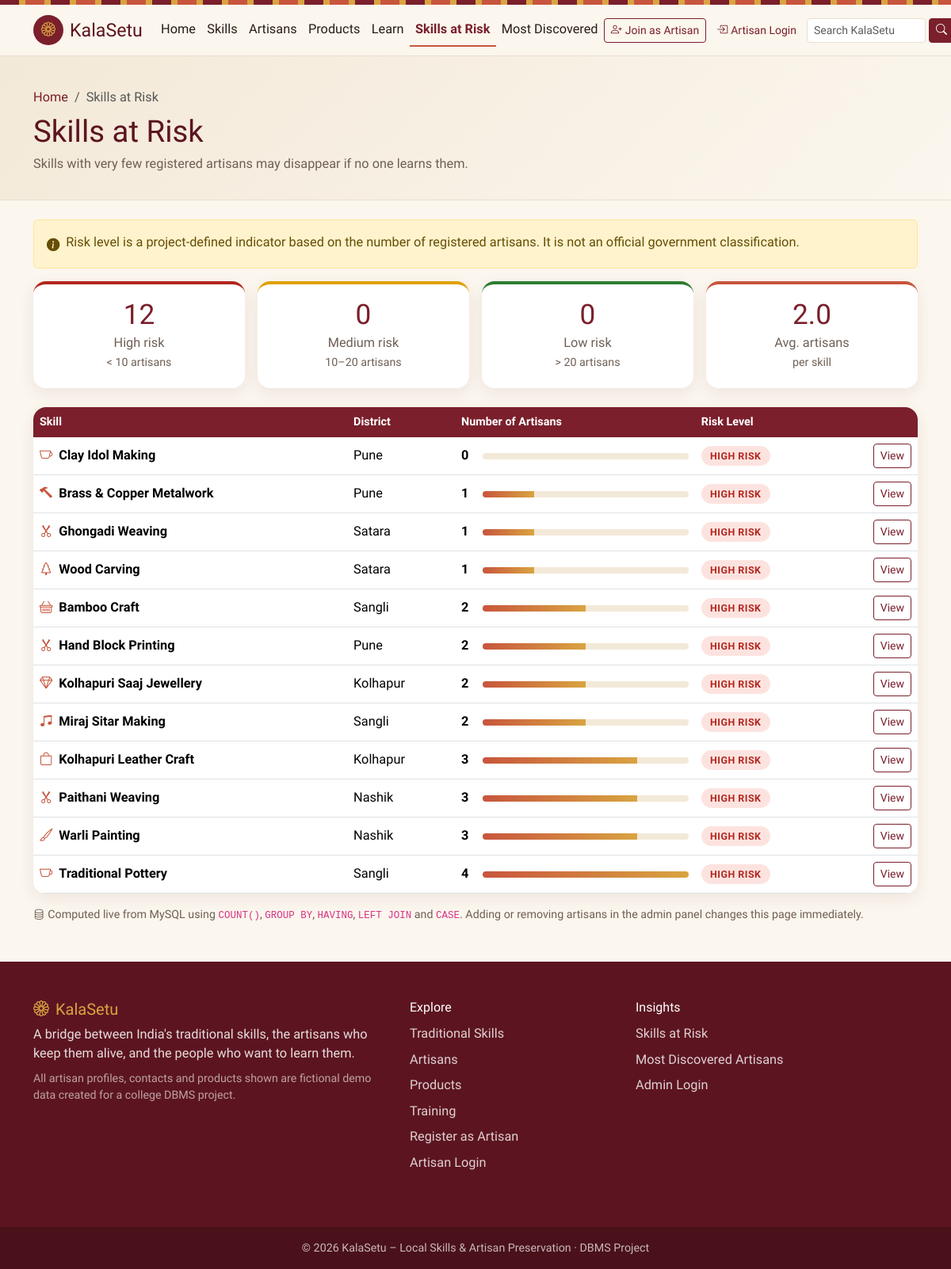
Screenshot of /at_risk.php with the database file from the repository.
### tables this page shows
CREATE TABLE skills (
    skill_id    INT PRIMARY KEY AUTO_INCREMENT,
    district_id INT NOT NULL,
    skill_name  VARCHAR(150) NOT NULL,
    category    VARCHAR(100) NOT NULL,
    description TEXT,
    CONSTRAINT fk_skill_district FOREIGN KEY (district_id)
        REFERENCES districts(district_id)
        ON UPDATE CASCADE ON DELETE RESTRICT
);

CREATE TABLE districts (
    district_id   INT PRIMARY KEY AUTO_INCREMENT,
    district_name VARCHAR(100) NOT NULL,
    state         VARCHAR(100) NOT NULL
);

### includes/functions.php (called while the page is built, shortened)
<?php
function e($value): string
{
    return htmlspecialchars((string) $value, ENT_QUOTES, 'UTF-8');
}
function risk_level(int $count): array
{
    if ($count < 10) {
        return ['label' => 'HIGH RISK', 'class' => 'risk-high'];
    }
    return ['label' => 'LOW RISK', 'class' => 'risk-low'];
}
function category_icon(?string $category): string
{
    $map = [
        'Pottery'             => 'bi-cup',
        'Craft'               => 'bi-basket',
        'Leather'             => 'bi-bag',
        'Jewellery'           => 'bi-gem',
        'Folk Art'            => 'bi-brush',
        'Textile'             => 'bi-scissors',
        'Woodwork'            => 'bi-tree',
        'Metal Craft'         => 'bi-hammer',
        'Musical Instruments' => 'bi-music-note-beamed',
    ];
    return $map[$category] ?? 'bi-palette';
}

### at_risk.php (the view, shortened to what this page needs)
<?php
require 'config/database.php';
require 'includes/functions.php';
$skills = $pdo->query("
    SELECT s.skill_id, s.skill_name, s.category, d.district_name,
           COUNT(a.artisan_id) AS artisan_count,
           CASE
               WHEN COUNT(a.artisan_id) < 10  THEN 'HIGH'
               WHEN COUNT(a.artisan_id) <= 20 THEN 'MEDIUM'
               ELSE 'LOW'
           END AS risk
    FROM skills s
    INNER JOIN districts d ON s.district_id = d.district_id
    LEFT JOIN artisans a   ON a.skill_id = s.skill_id
    GROUP BY s.skill_id, s.skill_name, s.category, d.district_name
    ORDER BY artisan_count ASC, s.skill_name
")->fetchAll();
$highRiskCount = (int) $pdo->query("
    SELECT COUNT(*) FROM (
        SELECT s.skill_id
        FROM skills s
        LEFT JOIN artisans a ON a.skill_id = s.skill_id
        GROUP BY s.skill_id
        HAVING COUNT(a.artisan_id) < 10
    ) AS high_risk_skills
")->fetchColumn();
$avgPerSkill = (float) $pdo->query("
    SELECT AVG(cnt) FROM (
        SELECT COUNT(a.artisan_id) AS cnt
        FROM skills s LEFT JOIN artisans a ON a.skill_id = s.skill_id
        GROUP BY s.skill_id
    ) AS per_skill
")->fetchColumn();
$summary = ['HIGH' => 0, 'MEDIUM' => 0, 'LOW' => 0];
foreach ($skills as $s) {
    $summary[$s['risk']]++;
}
$maxCount = max(1, ...array_map('intval', array_column($skills, 'artisan_count') ?: [1]));
include 'includes/header.php';
?>
<section class="page-header">
    <div class="container">
        <nav aria-label="breadcrumb"><ol class="breadcrumb mb-2"><li class="breadcrumb-item"><a href="index.php">Home</a></li><li class="breadcrumb-item active" aria-current="page">Skills at Risk</li></ol></nav>
        <h1>Skills at Risk</h1>
        <p class="text-muted-ks mb-0">Skills with very few registered artisans may disappear if no one learns them.</p>
    </div>
</section>
<div class="container mt-4">
    <div class="alert alert-warning d-flex" role="note">
        <i class="bi bi-info-circle-fill me-2 mt-1"></i>
        <div>Risk level is a project-defined indicator based on the number of registered artisans. It is not an official government classification.</div>
    </div>
    <div class="row g-3 mb-4">
        <div class="col-6 col-md-3"><div class="stat-card" style="border-top-color:#b3261e"><div class="stat-num"><?= $highRiskCount ?></div><div class="stat-label">High risk<br><small>&lt; 10 artisans</small></div></div></div>
        <div class="col-6 col-md-3"><div class="stat-card" style="border-top-color:#e0a100"><div class="stat-num"><?= $summary['MEDIUM'] ?></div><div class="stat-label">Medium risk<br><small>10–20 artisans</small></div></div></div>
        <div class="col-6 col-md-3"><div class="stat-card" style="border-top-color:#2e7d32"><div class="stat-num"><?= $summary['LOW'] ?></div><div class="stat-label">Low risk<br><small>&gt; 20 artisans</small></div></div></div>
        <div class="col-6 col-md-3"><div class="stat-card"><div class="stat-num"><?= number_format($avgPerSkill, 1) ?></div><div class="stat-label">Avg. artisans<br><small>per skill</small></div></div></div>
    </div>
    <div class="ks-table table-responsive">
        <table class="table table-hover align-middle">
            <thead>
                <tr><th>Skill</th><th>District</th><th style="min-width:180px">Number of Artisans</th><th>Risk Level</th><th></th></tr>
            </thead>
            <tbody>
            <?php foreach ($skills as $s): $r = risk_level((int) $s['artisan_count']); ?>
                <tr>
                    <td><i class="bi <?= category_icon($s['category']) ?> text-terracotta me-2"></i><strong><?= e($s['skill_name']) ?></strong></td>
                    <td><?= e($s['district_name']) ?></td>
                    <td>
                        <div class="d-flex align-items-center gap-2">
                            <span class="fw-bold" style="min-width:2ch"><?= (int) $s['artisan_count'] ?></span>
                            <div class="risk-bar flex-grow-1"><span style="width:<?= round($s['artisan_count'] / $maxCount * 100) ?>%"></span></div>
                        </div>
                    </td>
                    <td><span class="risk-pill <?= $r['class'] ?>"><?= $r['label'] ?></span></td>
                    <td class="text-end"><a href="skill_details.php?id=<?= (int) $s['skill_id'] ?>" class="btn btn-sm btn-outline-maroon">View</a></td>
                </tr>
            <?php endforeach; ?>
            </tbody>
        </table>
    </div>
    <p class="small text-muted-ks mt-3 mb-0"><i class="bi bi-database me-1"></i>Computed live from MySQL using <code>COUNT()</code>, <code>GROUP BY</code>, <code>HAVING</code>, <code>LEFT JOIN</code> and <code>CASE</code>. Adding or removing artisans in the admin panel changes this page immediately.</p>
</div>
<?php include 'includes/footer.php'; ?>

### assets/css/style.css (style rules this page uses)
:root { --ks-cream: #fbf6ee; --ks-cream-dark: #f3e9d8; --ks-maroon: #7a1f2b; --ks-maroon-dark: #5c1520; --ks-terracotta: #c8553d; --ks-gold: #d9a441; --ks-text: #2b1d16; --ks-muted: #6f5f55; --ks-card: #ffffff; --ks-border: #eadfcd; --ks-shadow: 0 6px 20px rgba(92, 21, 32, 0.08); --ks-shadow-hover: 0 12px 28px rgba(92, 21, 32, 0.14); --ks-radius: 16px; }
body { background: var(--ks-cream); color: var(--ks-text); font-family: 'Mukta', system-ui, -apple-system, 'Segoe UI', sans-serif; font-size: 1.02rem; }
h1, h2, h3, h4, .display-font, .navbar-brand { font-family: 'Marcellus', Georgia, serif; color: var(--ks-maroon-dark); }
a { color: var(--ks-maroon); }
.text-muted-ks { color: var(--ks-muted) !important; }
.text-terracotta { color: var(--ks-terracotta) !important; }
.btn-outline-maroon { border: 1px solid var(--ks-maroon); color: var(--ks-maroon); background: transparent; }
.page-header { background: linear-gradient(135deg, var(--ks-cream-dark), var(--ks-cream)); border-bottom: 1px solid var(--ks-border); padding: 2.5rem 0 2rem; }
.page-header h1 { font-size: clamp(1.7rem, 3.5vw, 2.4rem); margin-bottom: .35rem; }
.breadcrumb a { text-decoration: none; }
.stat-card { background: var(--ks-card); border-radius: var(--ks-radius); box-shadow: var(--ks-shadow); padding: 1.3rem 1rem; text-align: center; border-top: 4px solid var(--ks-terracotta); height: 100%; }
.stat-card .stat-num { font-family: 'Marcellus', serif; font-size: 2.2rem; color: var(--ks-maroon); line-height: 1; }
.stat-card .stat-label { color: var(--ks-muted); font-weight: 500; margin-top: .35rem; }
.risk-pill { font-weight: 700; font-size: .78rem; letter-spacing: .04em; padding: .3rem .7rem; border-radius: 999px; white-space: nowrap; }
.risk-high { background: #fde3df; color: #b3261e; }
.risk-bar { height: 8px; border-radius: 6px; background: var(--ks-cream-dark); overflow: hidden; }
.risk-bar span { display: block; height: 100%; background: linear-gradient(90deg, var(--ks-terracotta), var(--ks-gold)); }
.ks-table { background: #fff; border-radius: var(--ks-radius); overflow: hidden; box-shadow: var(--ks-shadow); }
.ks-table table { margin-bottom: 0; }
.ks-table thead th { background: var(--ks-maroon); color: #fff; font-weight: 600; border: 0; font-size: .9rem; white-space: nowrap; }
.ks-table td { vertical-align: middle; }

### rows the page displays
skills: skill_name "Clay Idol Making", district.district_name "Pune", artisan_count "0", label "HIGH RISK"
skills: skill_name "Brass & Copper Metalwork", district.district_name "Pune", artisan_count "1", $s['artisan_count'] / $maxCount * 100 25 (drawn), label "HIGH RISK"
skills: skill_name "Ghongadi Weaving", district.district_name "Satara", artisan_count "1", $s['artisan_count'] / $maxCount * 100 25 (drawn), label "HIGH RISK"
skills: skill_name "Wood Carving", district.district_name "Satara", artisan_count "1", $s['artisan_count'] / $maxCount * 100 25 (drawn), label "HIGH RISK"
skills: skill_name "Bamboo Craft", district.district_name "Sangli", artisan_count "2", $s['artisan_count'] / $maxCount * 100 50 (drawn), label "HIGH RISK"
skills: skill_name "Hand Block Printing", district.district_name "Pune", artisan_count "2", $s['artisan_count'] / $maxCount * 100 50 (drawn), label "HIGH RISK"
skills: skill_name "Kolhapuri Saaj Jewellery", district.district_name "Kolhapur", artisan_count "2", $s['artisan_count'] / $maxCount * 100 50 (drawn), label "HIGH RISK"
skills: skill_name "Miraj Sitar Making", district.district_name "Sangli", artisan_count "2", $s['artisan_count'] / $maxCount * 100 50 (drawn), label "HIGH RISK"
skills: skill_name "Kolhapuri Leather Craft", district.district_name "Kolhapur", artisan_count "3", $s['artisan_count'] / $maxCount * 100 75 (drawn), label "HIGH RISK"
skills: skill_name "Paithani Weaving", district.district_name "Nashik", artisan_count "3", $s['artisan_count'] / $maxCount * 100 75 (drawn), label "HIGH RISK"
skills: skill_name "Warli Painting", district.district_name "Nashik", artisan_count "3", $s['artisan_count'] / $maxCount * 100 75 (drawn), label "HIGH RISK"
skills: skill_name "Traditional Pottery", district.district_name "Sangli", artisan_count "4", $s['artisan_count'] / $maxCount * 100 100 (drawn), label "HIGH RISK"

### other values shown
$label "Home Skills Artisans Products Learn Skills at Risk Most Discovered"
$highRiskCount "12"
$summary['MEDIUM'] "0"
$summary['LOW'] "0"
$avgPerSkill "2.0"
